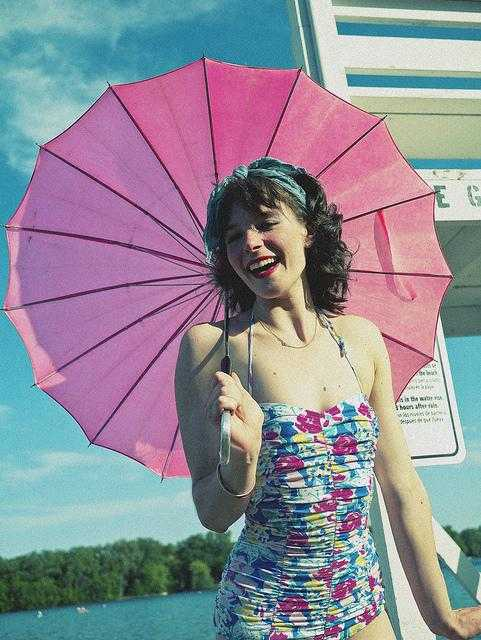
#> input picture public_dataset/COCO_person/000000000036.jpg, 481 x 640 px
$ python im2array.py
#> lines starting #> are read from the running program, lines starting #| are printed output that depends on the picture; long printed decimals are rounded
#!/bin/env python3

import numpy as np
import cv2
import sys
from typing import Tuple, Union

def load_and_resize_img(img_path, new_shape):
#> called with new_shape = (224, 224)
    img = cv2.imread(img_path)
#> img is the input picture: shape (640, 481, 3); mean B, G, R 151.3, 140.4, 142.7
    x_test = cv2.cvtColor(img, cv2.COLOR_BGR2RGB)
    H, W, _ = img.shape
#> H = 640; W = 481
    print(f"imgage shape is (%d %d), resize shape is {new_shape}" % (H, W))
#| imgage shape is (640 481), resize shape is (224, 224)

    x_test = cv2.resize(x_test, (target_h, target_w)).astype(np.float32)
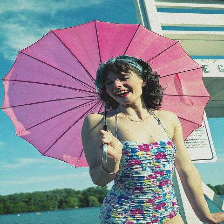
#> x_test: shape (224, 224, 3) float32; mean R, G, B 142.6, 140.3, 151.2
    x_test = x_test.astype(np.int8)
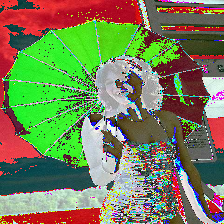
#> x_test: shape (224, 224, 3) int8; mean R, G, B -10.4, 0.9, -40.4; drawn with min black and max white

    ratio = (H / target_h, W / target_w)
#> ratio = (2.86, 2.15)

    print(f"x_test.shape is {x_test.shape}, Ratio = {ratio}")
#| x_test.shape is (224, 224, 3), Ratio = (2.857, 2.147)

    return x_test, ratio

def im2array(data, c_file):
    test = list(data.flatten())
    with open (c_file, 'w') as f:
        header_line = "signed char imgArray[" + str(len(test)) + "]" + " = {\n"
        f.write(header_line)

        for i in range(0, len(test), 12):
            chunk = test[i:i+12]
            line = ", ".join([str(hex(x)) for x in chunk])
            line += ","
            f.write(f"    {line}\n")

        f.write("};\n")

if __name__ == "__main__":
    img_path = "../../../../public_dataset/COCO_person/000000000036.jpg"
    target_h = 224
    target_w = 224
    x_test, ratio = load_and_resize_img(img_path, (target_h, target_w))
#> ratio = (2.86, 2.15)
    c_file = "test_image_provider.cc"
    im2array(x_test, c_file)
#> in im2array, `test = list(data.flatten())`: test = 150528 items
#> the loop in im2array, `for i in range(0, len(test), 12):` made 12544 passes
#> (i, chunk) on passes 2 to 4: (12, [97, -90, -85, 102, -85, -80, 103, -84, -79, 109, -81, -79]), (24, [104, -88, -88, 108, -84, -84, 113, -79, -79, 105, -87, -87]), (36, [110, -82, -82, 114, -78, -78, 114, -79, -79, 118, -76, -79])

$ run again, with public_dataset/COCO_person/000000000049.jpg copied over public_dataset/COCO_person/000000000036.jpg
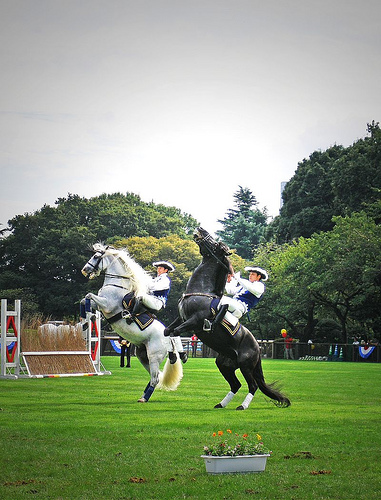
#> input picture public_dataset/COCO_person/000000000049.jpg, 381 x 500 px
#> in load_and_resize_img, img is the input picture: shape (500, 381, 3); mean B, G, R 122.9, 148.2, 135.9
#| imgage shape is (500 381), resize shape is (224, 224)
#> in load_and_resize_img, `x_test = cv2.resize(x_test, (target_h, target_w)).astype(np.float32)`:
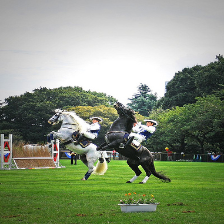
#> x_test: shape (224, 224, 3) float32; mean R, G, B 135.9, 148.2, 122.8
#> in load_and_resize_img, `x_test = x_test.astype(np.int8)`:
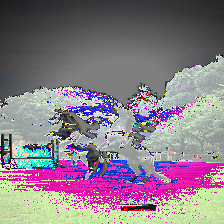
#> x_test: shape (224, 224, 3) int8; mean R, G, B 10.6, -3.3, 7.6; drawn with min black and max white
#| x_test.shape is (224, 224, 3), Ratio = (2.232, 1.701)
#> `x_test, ratio = load_and_resize_img(img_path, (target_h, target_w))`: ratio = (2.23, 1.7)
#> test = 150528 items
#> the loop in im2array, `for i in range(0, len(test), 12):` made 12544 passes
#> (i, chunk) on passes 3 to 5: (24, [-97, -97, -97, -97, -97, -97, -97, -97, -97, -98, -98, -98]), (36, [-98, -98, -98, -98, -98, -97, -98, -98, -96, -97, -97, -95]), (48, [-96, -96, -94, -96, -96, -94, -97, -96, -92, -97, -96, -92])

$ run again, with public_dataset/COCO_person/000000000086.jpg copied over public_dataset/COCO_person/000000000036.jpg
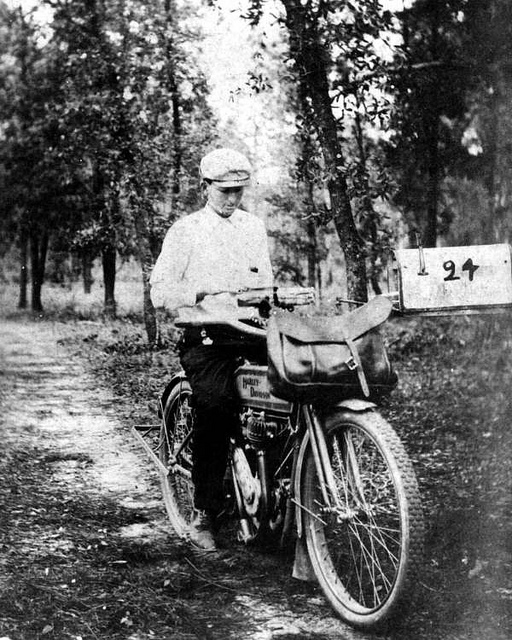
#> input picture public_dataset/COCO_person/000000000086.jpg, 512 x 640 px
#> in load_and_resize_img, img is the input picture: shape (640, 512, 3); min 0, max 255, mean 102.4
#| imgage shape is (640 512), resize shape is (224, 224)
#> in load_and_resize_img, `x_test = cv2.resize(x_test, (target_h, target_w)).astype(np.float32)`:
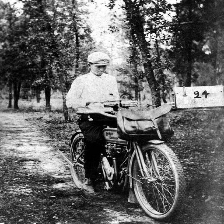
#> x_test: shape (224, 224, 3) float32; min 0, max 255, mean 102.2
#> in load_and_resize_img, `x_test = x_test.astype(np.int8)`:
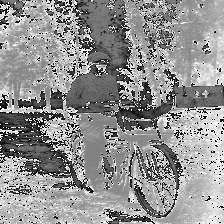
#> x_test: shape (224, 224, 3) int8; min -128, max 127, mean 17.4; drawn with min black and max white
#| x_test.shape is (224, 224, 3), Ratio = (2.857, 2.286)
#> `x_test, ratio = load_and_resize_img(img_path, (target_h, target_w))`: ratio = (2.86, 2.29)
#> test = 150528 items
#> the loop in im2array, `for i in range(0, len(test), 12):` made 12544 passes
#> (i, chunk) on passes 2 to 4: (12, [-14, -14, -14, -23, -23, -23, -11, -11, -11, -27, -27, -27]), (24, [-8, -8, -8, -3, -3, -3, -10, -10, -10, -10, -10, -10]), (36, [-1, -1, -1, -2, -2, -2, -2, -2, -2, -11, -11, -11])

$ run again, with public_dataset/COCO_person/000000000110.jpg copied over public_dataset/COCO_person/000000000036.jpg
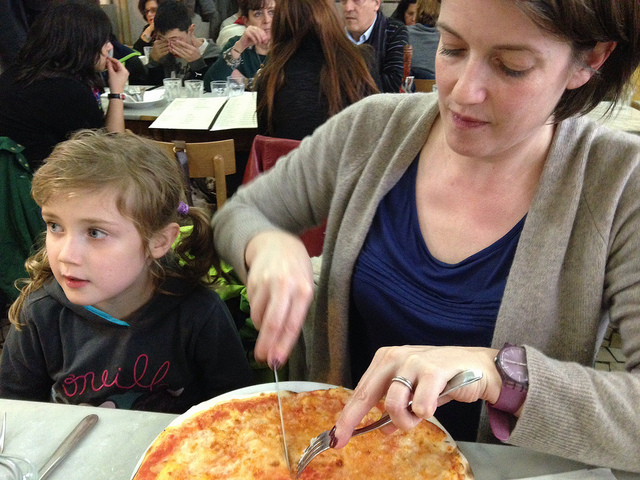
#> input picture public_dataset/COCO_person/000000000110.jpg, 640 x 480 px
#> in load_and_resize_img, img is the input picture: shape (480, 640, 3); mean B, G, R 88.7, 102.1, 118.1
#| imgage shape is (480 640), resize shape is (224, 224)
#> in load_and_resize_img, `x_test = cv2.resize(x_test, (target_h, target_w)).astype(np.float32)`:
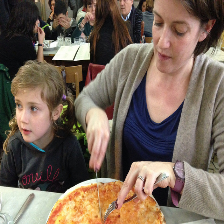
#> x_test: shape (224, 224, 3) float32; mean R, G, B 118, 102, 88.6
#> in load_and_resize_img, `x_test = x_test.astype(np.int8)`:
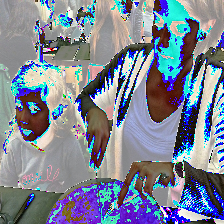
#> x_test: shape (224, 224, 3) int8; mean R, G, B -3.1, 4.9, 20.5; drawn with min black and max white
#| x_test.shape is (224, 224, 3), Ratio = (2.143, 2.857)
#> `x_test, ratio = load_and_resize_img(img_path, (target_h, target_w))`: ratio = (2.14, 2.86)
#> test = 150528 items
#> the loop in im2array, `for i in range(0, len(test), 12):` made 12544 passes
#> (i, chunk) on passes 2 to 4: (12, [10, 13, 19, 12, 15, 20, 17, 20, 26, 20, 19, 25]), (24, [7, 4, 11, 14, 14, 17, 14, 15, 17, 14, 14, 16]), (36, [21, 16, 20, 22, 16, 20, 25, 23, 26, 22, 23, 25])
